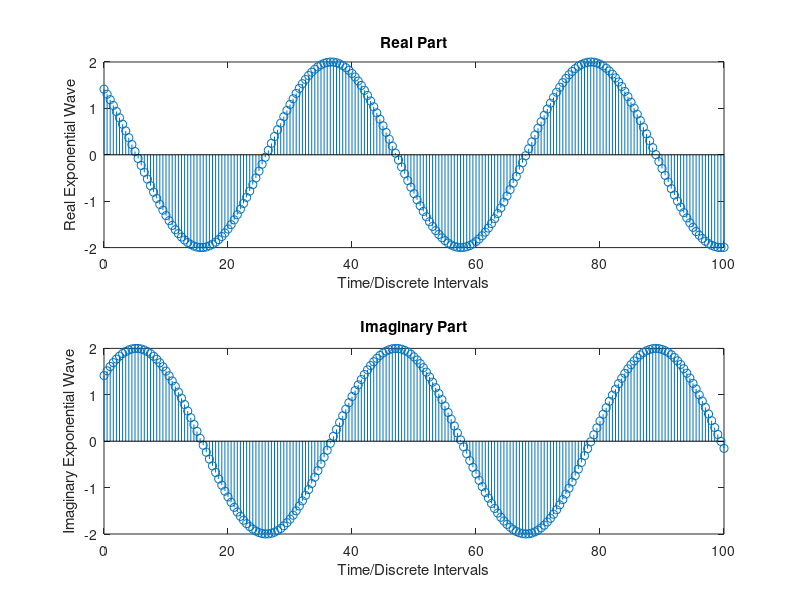

The MATLAB source for this figure:
clc
clear all;
close all;

n = 0:0.5:100;

omega = 0.15;
phi = pi/4;
c = ((omega.*n)+phi);
A = 2;

x = A*exp(i*c);

real_x = real(x);
imag_x = imag(x);

figure(1)
subplot(2,1,1)
stem(n, real_x);
xlabel('Time/Discrete Intervals')
ylabel('Real Exponential Wave')
title('Real Part')

subplot(2,1,2)
stem(n, imag_x);
xlabel('Time/Discrete Intervals')
ylabel('Imaginary Exponential Wave')
title('Imaginary Part')


